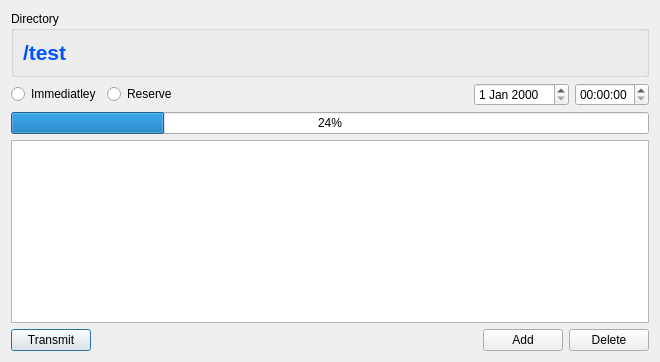
<?xml version="1.0" encoding="UTF-8"?>
<ui version="4.0">
 <class>Upload</class>
 <widget class="QDialog" name="Upload">
  <property name="geometry">
   <rect>
    <x>0</x>
    <y>0</y>
    <width>660</width>
    <height>362</height>
   </rect>
  </property>
  <property name="windowTitle">
   <string>Upload</string>
  </property>
  <layout class="QVBoxLayout" name="verticalLayout_2">
   <item>
    <widget class="QGroupBox" name="directoryBox">
     <property name="title">
      <string>Directory</string>
     </property>
     <layout class="QVBoxLayout" name="verticalLayout">
      <item>
       <widget class="QLabel" name="directoryText">
        <property name="maximumSize">
         <size>
          <width>361</width>
          <height>16777215</height>
         </size>
        </property>
        <property name="palette">
         <palette>
          <active>
           <colorrole role="WindowText">
            <brush brushstyle="SolidPattern">
             <color alpha="255">
              <red>0</red>
              <green>85</green>
              <blue>255</blue>
             </color>
            </brush>
           </colorrole>
          </active>
          <inactive>
           <colorrole role="WindowText">
            <brush brushstyle="SolidPattern">
             <color alpha="255">
              <red>0</red>
              <green>85</green>
              <blue>255</blue>
             </color>
            </brush>
           </colorrole>
          </inactive>
          <disabled>
           <colorrole role="WindowText">
            <brush brushstyle="SolidPattern">
             <color alpha="255">
              <red>120</red>
              <green>120</green>
              <blue>120</blue>
             </color>
            </brush>
           </colorrole>
          </disabled>
         </palette>
        </property>
        <property name="font">
         <font>
          <family>Arial</family>
          <pointsize>16</pointsize>
          <weight>75</weight>
          <bold>true</bold>
         </font>
        </property>
        <property name="text">
         <string>/test</string>
        </property>
       </widget>
      </item>
     </layout>
    </widget>
   </item>
   <item>
    <layout class="QHBoxLayout" name="informationLayout">
     <item>
      <widget class="QRadioButton" name="immediatleyButton">
       <property name="text">
        <string>Immediatley</string>
       </property>
      </widget>
     </item>
     <item>
      <widget class="QRadioButton" name="reserveButton">
       <property name="text">
        <string>Reserve</string>
       </property>
      </widget>
     </item>
     <item>
      <spacer name="horizontalSpacer_2">
       <property name="orientation">
        <enum>Qt::Horizontal</enum>
       </property>
       <property name="sizeHint" stdset="0">
        <size>
         <width>40</width>
         <height>20</height>
        </size>
       </property>
      </spacer>
     </item>
     <item>
      <widget class="QDateEdit" name="dateEdit"/>
     </item>
     <item>
      <widget class="QTimeEdit" name="timeEdit"/>
     </item>
    </layout>
   </item>
   <item>
    <widget class="QProgressBar" name="progressBar">
     <property name="value">
      <number>24</number>
     </property>
    </widget>
   </item>
   <item>
    <widget class="QListWidget" name="fileList"/>
   </item>
   <item>
    <layout class="QHBoxLayout" name="buttonLayout">
     <item>
      <widget class="QPushButton" name="transmitButton">
       <property name="text">
        <string>Transmit</string>
       </property>
      </widget>
     </item>
     <item>
      <spacer name="horizontalSpacer">
       <property name="orientation">
        <enum>Qt::Horizontal</enum>
       </property>
       <property name="sizeHint" stdset="0">
        <size>
         <width>40</width>
         <height>20</height>
        </size>
       </property>
      </spacer>
     </item>
     <item>
      <widget class="QPushButton" name="addButton">
       <property name="text">
        <string>Add</string>
       </property>
      </widget>
     </item>
     <item>
      <widget class="QPushButton" name="deleteButton">
       <property name="text">
        <string>Delete</string>
       </property>
      </widget>
     </item>
    </layout>
   </item>
  </layout>
 </widget>
 <resources/>
 <connections/>
</ui>
